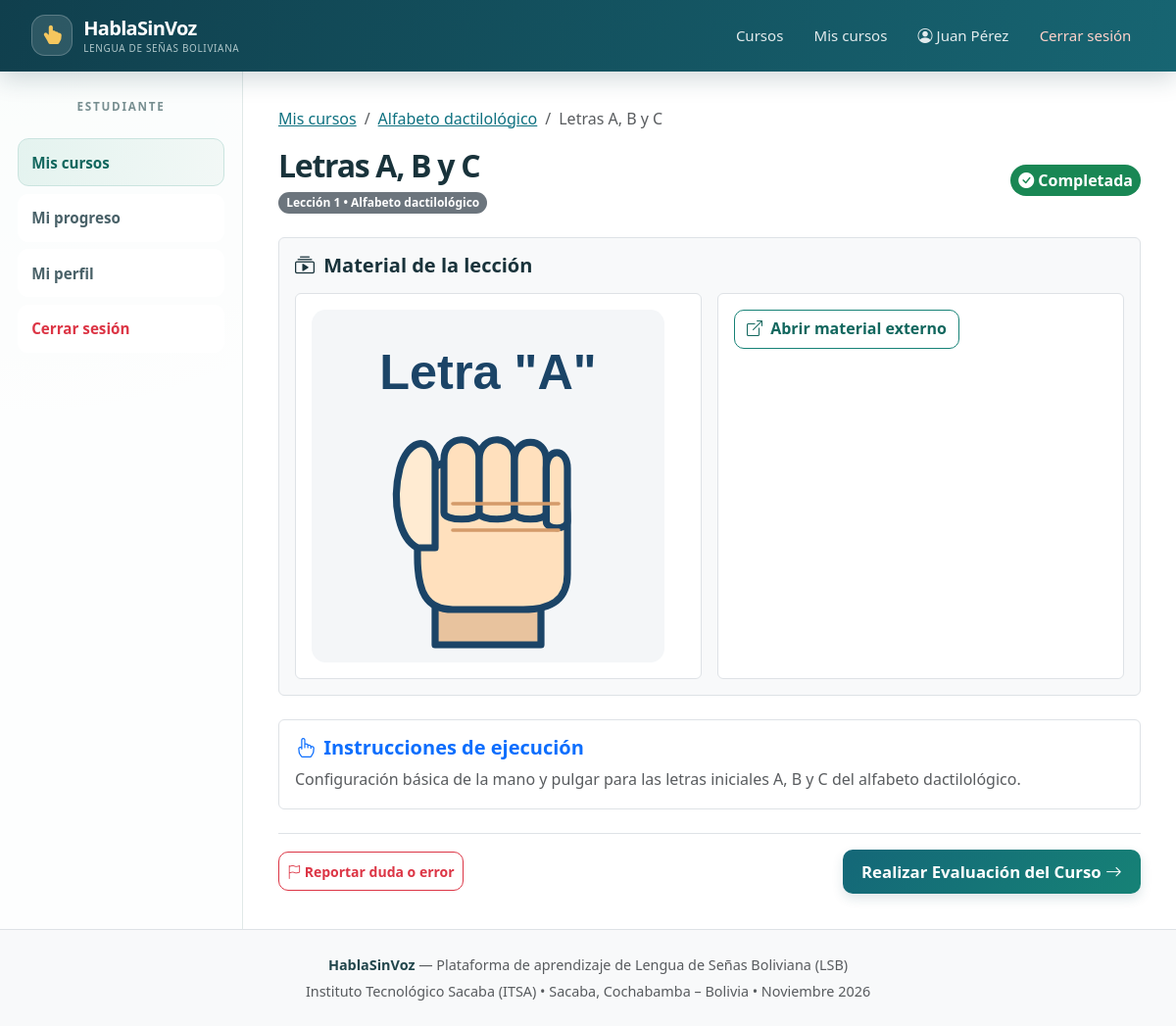
The app's page /index.php?c=leccion&a=ver&id=1 (signed in) with its own data.
### tables this page shows
CREATE TABLE `cursos` (
  `id_curso` int(11) NOT NULL,
  `titulo` varchar(150) NOT NULL,
  `descripcion` text DEFAULT NULL,
  `nivel` varchar(50) NOT NULL,
  `id_profesor` int(11) NOT NULL,
  `estado` enum('Borrador','Revisión','Publicado') DEFAULT 'Borrador'
);

CREATE TABLE `lecciones` (
  `id_leccion` int(11) NOT NULL,
  `id_curso` int(11) NOT NULL,
  `titulo` varchar(150) NOT NULL,
  `descripcion` text DEFAULT NULL,
  `orden` int(11) NOT NULL,
  `estado` enum('Pendiente','Publicada','Observada') DEFAULT 'Pendiente'
);

CREATE TABLE `multimedia` (
  `id_multimedia` int(11) NOT NULL,
  `ruta_enlace` varchar(255) NOT NULL,
  `tipo` enum('Video','Imagen','Audio','Enlace') NOT NULL,
  `tamano` int(11) DEFAULT NULL,
  `id_leccion` int(11) NOT NULL
);

### vista/estudiantes/leccion.php (the view, shortened to what the rows shown need)
<?php
$materiales = $leccion->getMultimedia() ?? [];
$urlMaterial = function ($ruta) {
    return preg_match('/\Ahttps?:\/\//i', $ruta)
        ? $ruta
        : BASE_URL . '/' . ltrim($ruta, '/');
};
$tipoMime = function ($ruta) {
    $tipos = [
        'mp4' => 'video/mp4',
        'webm' => 'video/webm',
        'ogv' => 'video/ogg',
        'mp3' => 'audio/mpeg',
        'wav' => 'audio/wav',
        'ogg' => 'audio/ogg',
        'oga' => 'audio/ogg',
        'weba' => 'audio/webm',
        'flac' => 'audio/flac',
        'm4a' => 'audio/mp4',
        'aac' => 'audio/aac',
        'jpg' => 'image/jpeg',
        'jpeg' => 'image/jpeg',
        'png' => 'image/png',
        'apng' => 'image/apng',
        'gif' => 'image/gif',
        'webp' => 'image/webp',
        'avif' => 'image/avif',
        'bmp' => 'image/bmp',
        'ico' => 'image/vnd.microsoft.icon'
    ];
    $extension = strtolower(pathinfo(parse_url($ruta, PHP_URL_PATH) ?? $ruta, PATHINFO_EXTENSION));
    return $tipos[$extension] ?? '';
};
require_once __DIR__ . '/../layout/header.php';
require_once __DIR__ . '/../layout/navbar.php';
?>
<div class="dashboard-container">
    <?php require_once __DIR__ . '/../layout/sidebar_estudiante.php'; ?>
    <main class="dashboard-content">
        <nav aria-label="breadcrumb" class="mb-3">
            <ol class="breadcrumb">
                <li class="breadcrumb-item"><a href="<?= BASE_URL ?>/index.php?c=curso&a=misCursos">Mis cursos</a></li>
                <li class="breadcrumb-item"><a href="<?= BASE_URL ?>/index.php?c=curso&a=detalle&id=<?= $curso->getIdCurso() ?>"><?= htmlspecialchars($curso->getTitulo()) ?></a></li>
                <li class="breadcrumb-item active"><?= htmlspecialchars($leccion->getTitulo()) ?></li>
            </ol>
        </nav>
        <div class="d-flex justify-content-between align-items-center mb-4">
            <div>
                <h1 class="content-title mb-1"><?= htmlspecialchars($leccion->getTitulo()) ?></h1>
                <span class="badge bg-secondary">Lección <?= $leccion->getOrden() ?> • <?= htmlspecialchars($curso->getTitulo()) ?></span>
            </div>
            <div>
                <?php if ($leccion->isCompletada()): ?>
                    <span class="badge bg-success p-2 fs-6"><i class="bi bi-check-circle-fill"></i> Completada</span>
                <?php endif; ?>
            </div>
        </div>
        <div class="row g-4 mb-4">
            <div class="col-12">
                <div class="border rounded p-3 bg-light">
                    <h5 class="fw-bold mb-3"><i class="bi bi-collection-play me-1"></i> Material de la lección</h5>
                    <?php if (empty($materiales)): ?>
                        <p class="text-muted mb-0">No hay material publicado para esta lección.</p>
                    <?php else: ?>
                        <div class="row g-3">
                            <?php foreach ($materiales as $material): ?>
                                <?php
                                    $rutaMaterial = $material->getRutaEnlace();
                                    $url = $urlMaterial($rutaMaterial);
                                    $mime = $tipoMime($rutaMaterial);
                                ?>
                                <div class="col-md-6">
                                    <div class="bg-white border rounded p-3 h-100">
                                        <?php if ($material->getTipo() === 'Video'): ?>
                                            <video controls preload="metadata" class="w-100 rounded">
                                                <source src="<?= htmlspecialchars($url) ?>" type="<?= htmlspecialchars($mime) ?>">
                                                Tu navegador no puede reproducir este video.
                                            </video>
                                        <?php elseif ($material->getTipo() === 'Imagen'): ?>
                                            <img src="<?= htmlspecialchars($url) ?>" alt="Material visual de <?= htmlspecialchars($leccion->getTitulo()) ?>" class="img-fluid rounded" style="max-height: 360px;">
                                        <?php else: ?>
                                            <a href="<?= htmlspecialchars($url) ?>" class="btn btn-outline-primary" target="_blank" rel="noopener noreferrer">
                                                <i class="bi bi-box-arrow-up-right me-1"></i> Abrir material externo
                                            </a>
                                        <?php endif; ?>
                                    </div>
                                </div>
                            <?php endforeach; ?>
                        </div>
                    <?php endif; ?>
                </div>
            </div>
            <div class="col-12">
                <div class="border rounded p-3 bg-white">
                    <h5 class="fw-bold mb-2 text-primary"><i class="bi bi-hand-index me-1"></i> Instrucciones de ejecución</h5>
                    <p class="text-muted mb-0"><?= nl2br(htmlspecialchars($leccion->getDescripcion())) ?></p>
                </div>
            </div>
        </div>
        <div class="d-flex justify-content-between align-items-center pt-3 border-top">
            <button type="button" class="btn btn-outline-danger btn-sm" data-bs-toggle="modal" data-bs-target="#modalReporte">
                <i class="bi bi-flag"></i> Reportar duda o error
            </button>
            <?php if ($idCuestionario !== null): ?>
                <a href="<?= BASE_URL ?>/index.php?c=evaluacion&a=ver&id=<?= $idCuestionario ?>&p=2" class="btn btn-primary-custom">
                    Realizar Evaluación del Curso <i class="bi bi-arrow-right"></i>
                </a>
            <?php endif; ?>
        </div>
    </main>
</div>
<?php require_once __DIR__ . '/../layout/footer.php'; ?>

### records on screen
cursos: titulo "Alfabeto dactilológico"
lecciones: titulo "Letras A, B y C", id_curso "1", descripcion "Configuración básica de la mano y pulgar para las letras iniciales A, B y C del alfabeto dactilológico."
multimedia: ruta_enlace (picture)

### other values on screen
$_SESSION['usuario_nombre'] "Juan Pérez"
